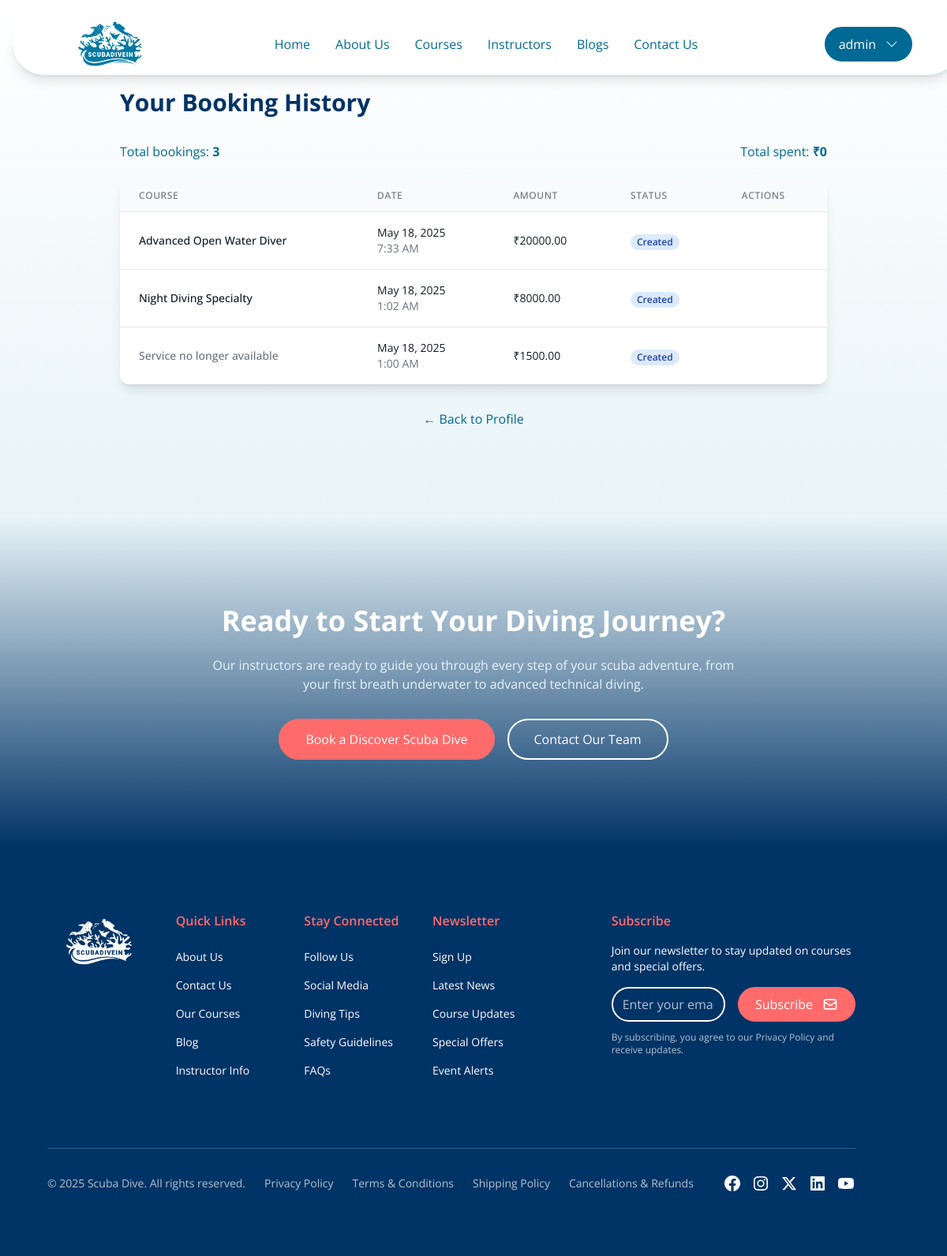
The app's page /accounts/bookings/ (signed in), older data.
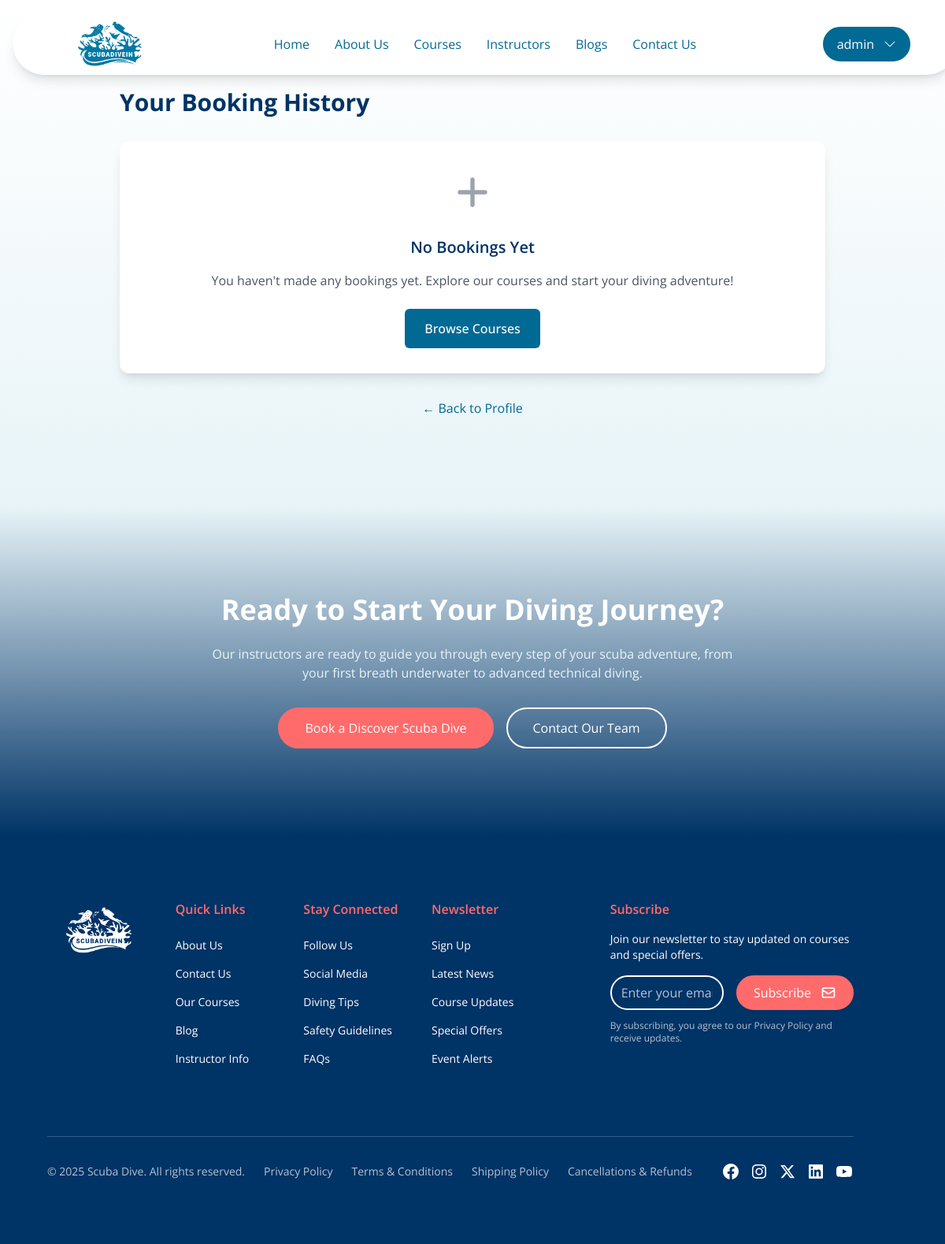
The same page, newer data.
### mainSite/models.py (models this page shows, shortened)
class RazorpayPayment(models.Model):
    PAYMENT_STATUS_CHOICES = (
        ('created', 'Created'),
        ('attempted', 'Attempted'),
        ('completed', 'Completed'),
        ('failed', 'Failed'),
        ('refunded', 'Refunded'),
    )
    user = models.ForeignKey(settings.AUTH_USER_MODEL, on_delete=models.CASCADE, related_name='payments', null=True)
    service = models.ForeignKey(DivingService, on_delete=models.CASCADE, related_name='payments', null=True)
    event = models.ForeignKey(Event, on_delete=models.CASCADE, related_name='payments', null=True)
    order_id = models.CharField(max_length=100, db_index=True)
    payment_id = models.CharField(max_length=100, null=True, blank=True, db_index=True)
    amount = models.DecimalField(max_digits=10, decimal_places=2)
    currency = models.CharField(max_length=10, default='INR')
    status = models.CharField(max_length=20, choices=PAYMENT_STATUS_CHOICES, default='created', db_index=True)
    booking_date = models.DateField(null=True, blank=True, db_index=True)
    participants = models.PositiveIntegerField(default=1)
    customer_notes = models.TextField(blank=True)
    created_at = models.DateTimeField(auto_now_add=True, db_index=True)
    updated_at = models.DateTimeField(auto_now=True)
    class Meta:
        indexes = [
            models.Index(fields=['user', 'status']),
            models.Index(fields=['service', 'booking_date']),
            models.Index(fields=['event', 'booking_date']),
            models.Index(fields=['created_at']),
        ]

class DivingService(models.Model):
    DIFFICULTY_CHOICES = (
        ('beginner', 'Beginner'),
        ('intermediate', 'Intermediate'),
        ('advanced', 'Advanced'),
    )
    name = models.CharField(max_length=200, db_index=True)
    slug = models.SlugField(unique=True, db_index=True)
    category = models.ForeignKey(ServiceCategory, on_delete=models.CASCADE, related_name='services')
    short_description = models.CharField(max_length=255)
    description = models.TextField()
    price = models.DecimalField(max_digits=10, decimal_places=2, db_index=True)
    duration = models.PositiveIntegerField(help_text="Duration in minutes")
    max_participants = models.PositiveIntegerField(default=10)
    difficulty_level = models.CharField(max_length=20, choices=DIFFICULTY_CHOICES, default='beginner', db_index=True)
    included_items = models.TextField(blank=True, help_text="Items included in the service, one per line")
    requirements = models.TextField(blank=True, help_text="Requirements for this service, one per line")
    featured_image = ImageKitField(folder_name='service_images', max_length=500, blank=True, null=True)
    is_featured = models.BooleanField(default=False, db_index=True)
    is_active = models.BooleanField(default=True, db_index=True)
    created_at = models.DateTimeField(auto_now_add=True, db_index=True)
    updated_at = models.DateTimeField(auto_now=True)
    class Meta:
        ordering = ['category', 'name']
        indexes = [
            models.Index(fields=['category', 'name']),
            models.Index(fields=['is_featured', 'is_active']),
            models.Index(fields=['difficulty_level']),
        ]

### accounts/views.py (the view)
# urls.py: path('bookings/', views.booking_history, name='booking_history'),
@login_required
def booking_history(request):
    bookings = request.user.payments.all().order_by('-created_at')
    total_spent = bookings.filter(status='completed').aggregate(Sum('amount'))['amount__sum'] or 0
    return render(request, 'accounts/booking_history.html', {
        'bookings': bookings,
        'total_spent': total_spent
    })

### mainSite/utils/imagekit_field.py (called while the page is built)
    def get_internal_type(self):
        return 'CharField'

    def from_db_value(self, value, expression, connection):
        if value is None:
            return value
        return value

### templates/accounts/booking_history.html (shortened to what the changed rows need)
{% extends '../base.html' %}
{% load static %}
{% block content %}
<section class="px-[5%] py-16 md:py-24 lg:py-28 bg-gradient-to-b from-white to-wave">
  <div class="container mx-auto">
    <div class="max-w-4xl mx-auto">
      <h1 class="text-3xl font-bold text-deep-blue mb-8">Your Booking History</h1>
      {% if bookings %}
        <div class="mb-6 flex justify-between items-center">
          <p class="text-ocean-blue">Total bookings: <span class="font-bold">{{ bookings.count }}</span></p>
          <p class="text-ocean-blue">Total spent: <span class="font-bold">₹{{ total_spent }}</span></p>
        </div>
        <div class="bg-white rounded-xl shadow-lg overflow-hidden">
          <div class="overflow-x-auto">
            <table class="min-w-full divide-y divide-gray-200">
              <thead class="bg-gray-50">
                <tr>
                  <th scope="col" class="px-6 py-3 text-left text-xs font-medium text-gray-500 uppercase tracking-wider">Course</th>
                  <th scope="col" class="px-6 py-3 text-left text-xs font-medium text-gray-500 uppercase tracking-wider">Date</th>
                  <th scope="col" class="px-6 py-3 text-left text-xs font-medium text-gray-500 uppercase tracking-wider">Amount</th>
                  <th scope="col" class="px-6 py-3 text-left text-xs font-medium text-gray-500 uppercase tracking-wider">Status</th>
                  <th scope="col" class="px-6 py-3 text-left text-xs font-medium text-gray-500 uppercase tracking-wider">Actions</th>
                </tr>
              </thead>
              <tbody class="bg-white divide-y divide-gray-200">
                {% for booking in bookings %}
                <tr>
                  <td class="px-6 py-4 whitespace-nowrap">
                    <div class="text-sm font-medium text-gray-900">
                      {% if booking.service %}
                        {{ booking.service.name }}
                      {% else %}
                        <span class="text-gray-500">Service no longer available</span>
                      {% endif %}
                    </div>
                  </td>
                  <td class="px-6 py-4 whitespace-nowrap">
                    <div class="text-sm text-gray-900">{{ booking.created_at|date:"F j, Y" }}</div>
                    <div class="text-sm text-gray-500">{{ booking.created_at|time:"g:i A" }}</div>
                  </td>
                  <td class="px-6 py-4 whitespace-nowrap">
                    <div class="text-sm text-gray-900">₹{{ booking.amount }}</div>
                  </td>
                  <td class="px-6 py-4 whitespace-nowrap">
                    <span class="px-2 inline-flex text-xs leading-5 font-semibold rounded-full
                      {% if booking.status == 'completed' %}bg-green-100 text-green-800
                      {% elif booking.status == 'failed' %}bg-red-100 text-red-800
                      {% elif booking.status == 'refunded' %}bg-yellow-100 text-yellow-800
                      {% else %}bg-blue-100 text-blue-800{% endif %}">
                      {{ booking.status|title }}
                    </span>
                  </td>
                  <td class="px-6 py-4 whitespace-nowrap text-sm text-ocean-blue">
                  </td>
                </tr>
                {% endfor %}
              </tbody>
            </table>
          </div>
        </div>
      {% else %}
        <div class="bg-white rounded-xl shadow-lg p-8 text-center">
          <div class="mb-6">
            <svg xmlns="http://www.w3.org/2000/svg" class="h-16 w-16 text-gray-400 mx-auto" fill="none" viewBox="0 0 24 24" stroke="currentColor">
              <path stroke-linecap="round" stroke-linejoin="round" stroke-width="2" d="M12 6v6m0 0v6m0-6h6m-6 0H6" />
            </svg>
          </div>
          <h2 class="text-xl font-semibold text-deep-blue mb-4">No Bookings Yet</h2>
          <p class="text-gray-600 mb-6">You haven't made any bookings yet. Explore our courses and start your diving adventure!</p>
          <a href="{% url 'coursesPage' %}" class="inline-flex items-center justify-center px-6 py-3 border border-transparent text-base font-medium rounded-md text-white bg-ocean-blue hover:bg-deep-blue">
            Browse Courses
          </a>
        </div>
      {% endif %}
    </div>
  </div>
</section>
{% endblock %}

Row changes from the older to the newer data that the page shows:
removed RazorpayPayment: service.name "Advanced Open Water Diver", created_at "May 18, 2025", created_at "7:33 AM", amount "20000.00", status "Created"
removed RazorpayPayment: service.name "Night Diving Specialty", created_at "May 18, 2025", created_at "1:02 AM", amount "8000.00", status "Created"
removed RazorpayPayment: shows "Service no longer available", created_at "May 18, 2025", created_at "1:00 AM", amount "1500.00", status "Created"
Text that changed along with them:
{{ bookings.count }}: "3" → (not shown)
{{ total_spent }}: "0" → (not shown)
text no longer shown: "Total bookings: Total spent: ₹ COURSE DATE AMOUNT STATUS ACTIONS"
text now shown: "No Bookings Yet You haven't made any bookings yet. Explore our courses and start your diving adventure! Browse Courses"
